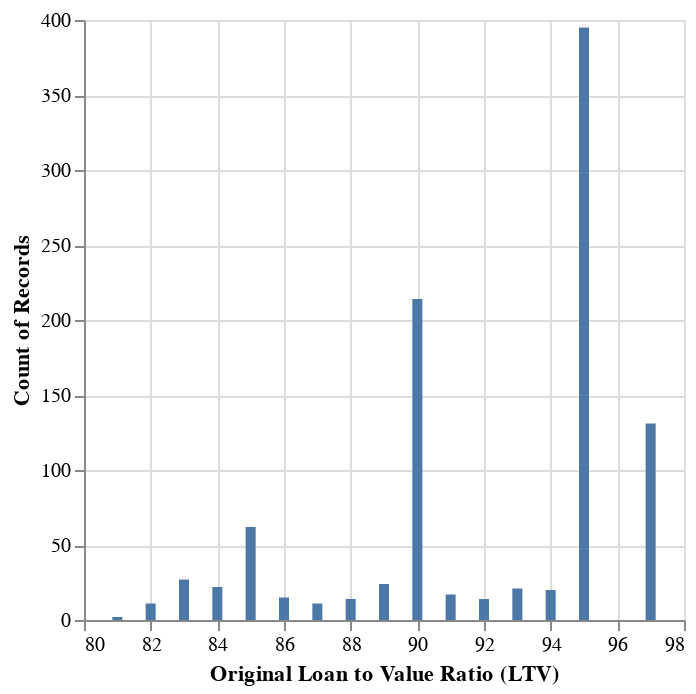

This figure's notebook cell:
### Code cell
alt.Chart(c_df_orig.sample(1000)).mark_bar().\
    encode(x = 'Original Loan to Value Ratio (LTV)', y = 'count()')

### Figure 1 — Vega-Lite specification as saved in the notebook (floating-point values rounded to 4 significant figures; data arrays with more than 128 entries replaced by an {"elided": "..."} marker saying what was removed)
{"config": {"view": {"continuousWidth": 300, "continuousHeight": 300}}, "data": {"name": "data-2c6efd4cfbc0e8fc171c2362bebf9469"}, "mark": {"type": "bar"}, "encoding": {"x": {"field": "Original Loan to Value Ratio (LTV)", "type": "quantitative"}, "y": {"aggregate": "count", "type": "quantitative"}}, "$schema": "https://vega.github.io/schema/vega-lite/v5.8.0.json", "datasets": {"data-2c6efd4cfbc0e8fc171c2362bebf9469": {"elided": "1000 records"}}}
